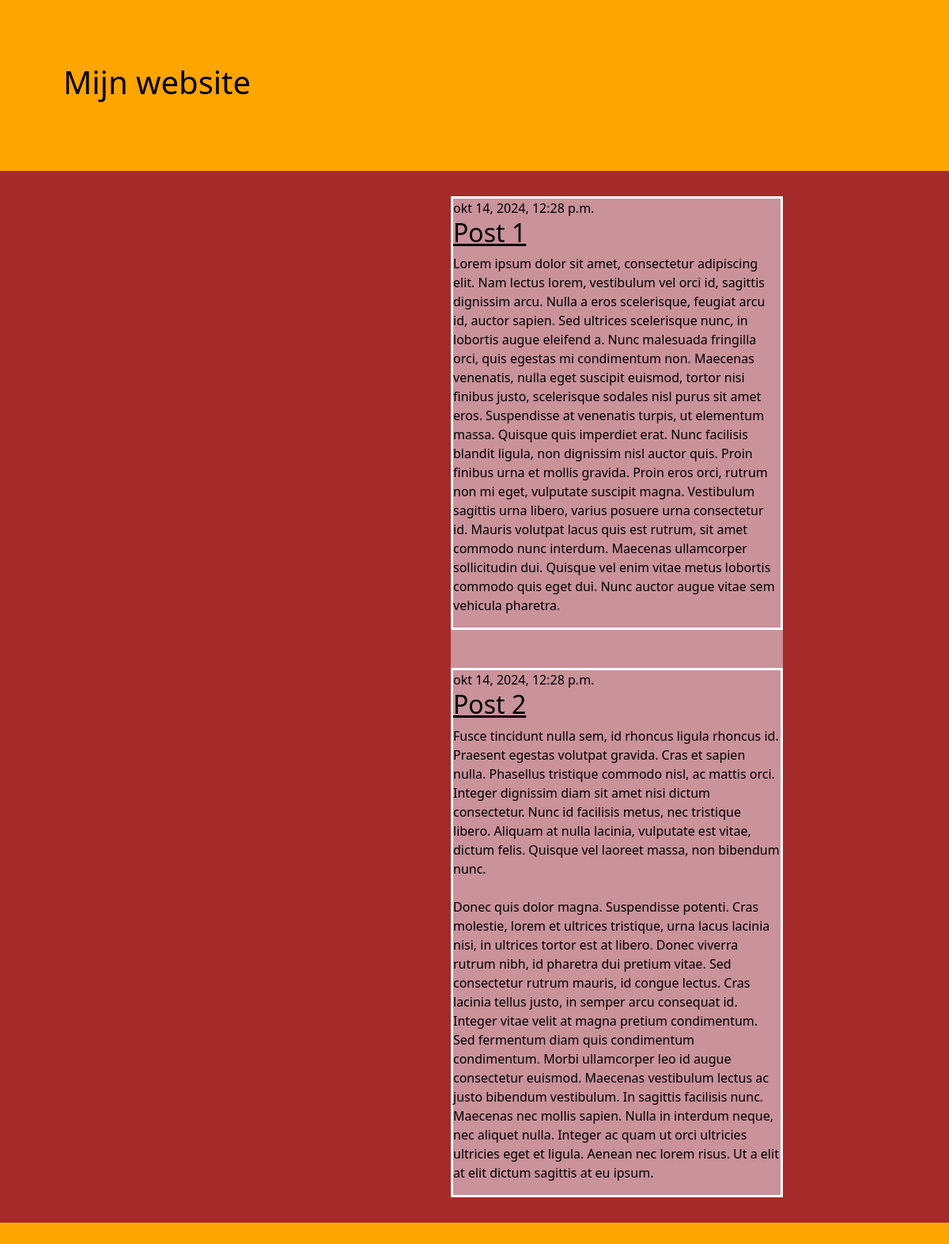
The app's page /, older data.
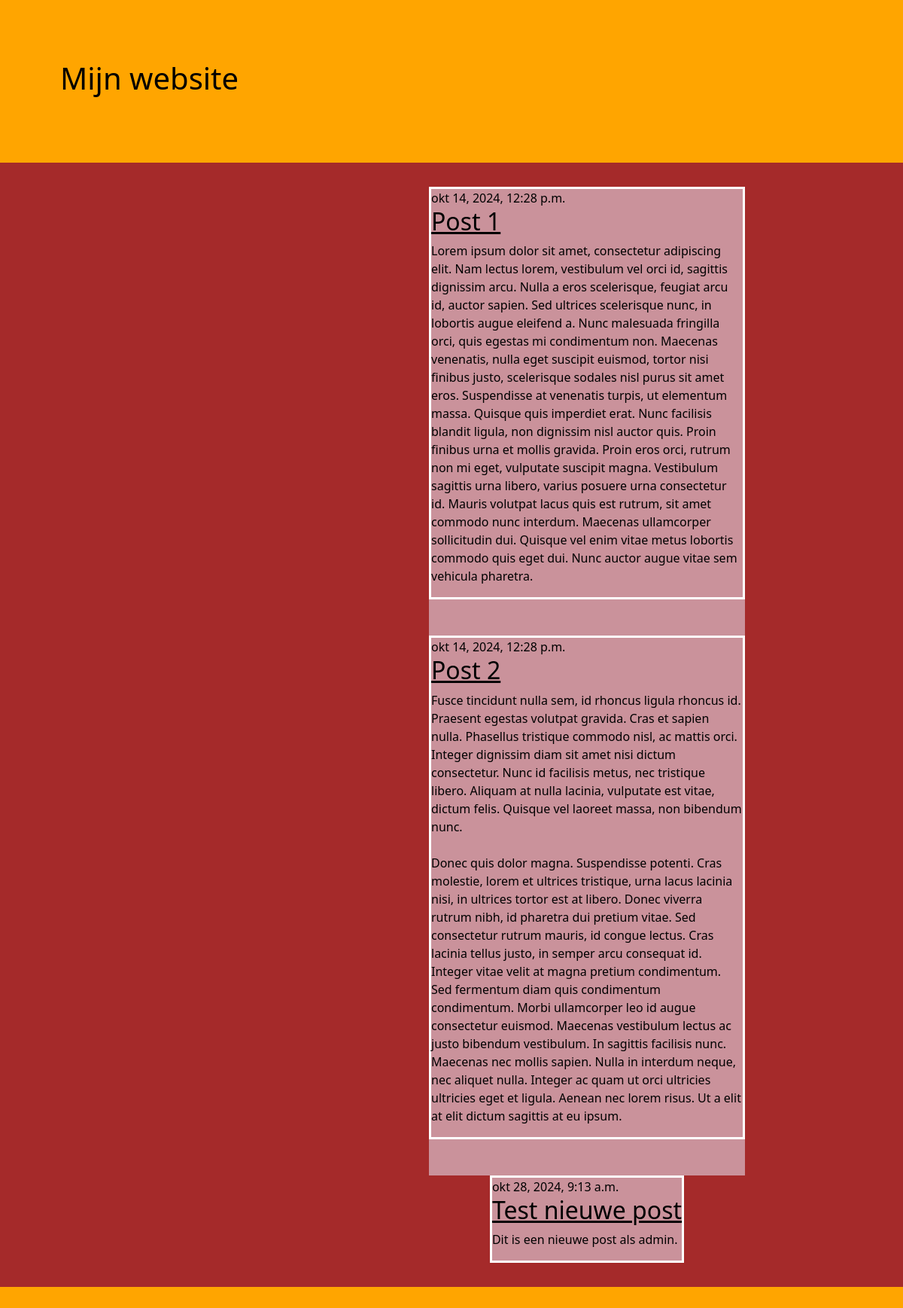
The same page, newer data.
### blog/models.py (models this page shows, shortened)
class Post(models.Model):
    author = models.ForeignKey(settings.AUTH_USER_MODEL, on_delete=models.CASCADE)
    title = models.CharField(max_length=200)
    text = models.TextField()
    created_date = models.DateTimeField(default=timezone.now)
    published_date = models.DateTimeField(blank=True, null=True)

### blog/views.py (the view)
# urls.py: path('', views.post_list, name='post_list'),
def post_list(request):
    posts = Post.objects.filter(published_date__lte=timezone.now()).order_by('published_date')
    return render(request, 'blog/post_list.html', {'posts': posts}) #if the dictionary with the posts variable is missing, no posts will be displayed!

### blog/templates/blog/post_list.html (shortened to what this page needs)
{% load static %}
<!DOCTYPE html>
<html lang="en">
<head>
    <link href="https://cdn.jsdelivr.net/npm/bootstrap@5.3.3/dist/css/bootstrap.min.css" rel="stylesheet">
    <link rel="stylesheet" href="{% static 'css/stijl.css' %}">
</head>
<body>
    <header>
        <h1>Mijn website</h1>
    </header>
    <main>
            {% block content %}
            {% for post in posts %}
                <div class="article-container">
                    <article class="post">
                        <time class="date">{{ post.published_date }}</time>
                        <h2><a href="">{{ post.title }}</a></h2>
                        <p>{{ post.text|linebreaksbr }}</p>
                    </article>
                </div>
            {% empty %}
                <p>No posts available.</p>
            {% endfor %}
            {% endblock %}
    </main>
    <footer>
    </footer>
</body>
</html>

Row changes from the older to the newer data that the page shows:
added Post: published_date "okt 28, 2024, 9:13 a.m.", title "Test nieuwe post", text "Dit is een nieuwe post als admin."
